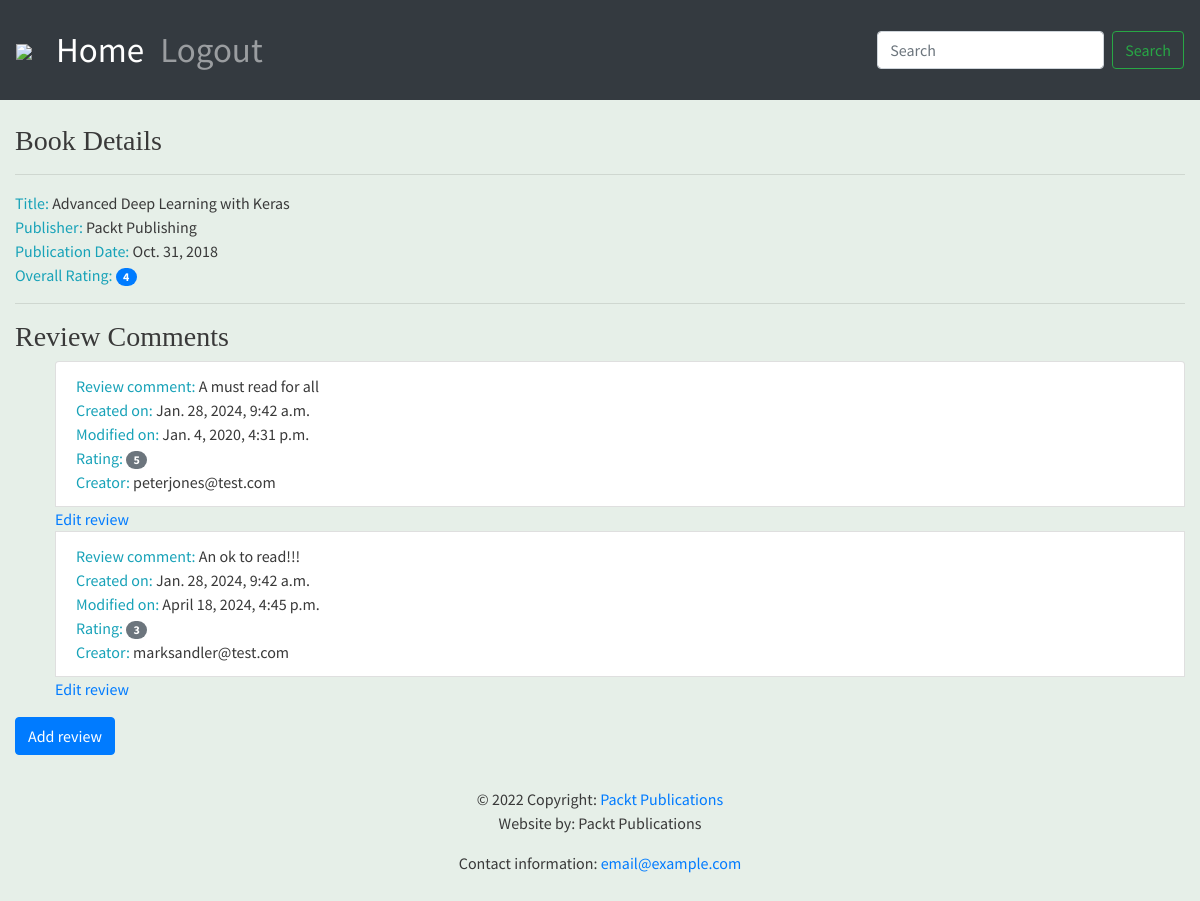
Page /books/1/ on the committed database.
### reviews/models.py (models this page shows, shortened)
class Book(models.Model):
    title = models.CharField(
        max_length=70,
        help_text='The title of the book')
    publication_date = models.DateField(
        verbose_name='Date the book was publised.')
    isbn = models.CharField(
        max_length=20,
        verbose_name='ISBN number of the book.')
    publisher = models.ForeignKey(Publisher, on_delete=models.CASCADE)
    contributors = models.ManyToManyField('Contributor', through='BookContributor')
    cover = models.ImageField(upload_to='book_covers/', null=True, blank=True)
    sample = models.FileField(upload_to='book_samples/', null=True, blank=True)

class Publisher(models.Model):
    name = models.CharField(
        max_length=50,
        help_text='The name of Publisher')
    website = models.URLField(
        help_text='The Publisher website')
    email = models.EmailField(
        help_text='The Publisher Email')
    def __str__(self):
        return self.name

class Review(models.Model):
    content = models.TextField(help_text='Review text.')
    rating = models.IntegerField(help_text='Rating the review has given.')
    date_created = models.DateTimeField(
        auto_now_add=True,
        help_text='Date and time the review was created.')
    date_edited = models.DateTimeField(
        null=True,
        help_text='Date and time the review was last edited.')
    creator = models.ForeignKey(auth.get_user_model(), on_delete=models.CASCADE)
    book = models.ForeignKey(Book, on_delete=models.CASCADE,
                             help_text='Book that this review is for.')

### reviews/views.py (the view)
# urls.py: path('books/<int:pk>/', views.book_detail, name='book_detail'),
def book_detail(request, pk):
    book = get_object_or_404(Book, pk=pk)
    reviews = book.review_set.all()
    if reviews:
        book_rating = average_rating([review.rating for review in reviews])
        context = {
            "book": book,
            "book_rating": book_rating,
            "reviews": reviews
        }
    else:
        context = {
            "book": book,
            "book_rating": None,
            "reviews": None
        }
    return render(request, "reviews/book_detail.html", context)

### reviews/utils.py (called while the page is built)
def average_rating(rating_list):
    if not rating_list:
        return 0
    return round(sum(rating_list) / len(rating_list))

### reviews/templates/reviews/book_detail.html
{% extends 'reviews/base.html' %}
{% block content %}
      <br>
      <h3>Book Details</h3>
      <hr>
      <span class="text-info">Title: </span> <span>{{ book.title }}</span>
      <br>
      <span class="text-info">Publisher: </span><span>{{ book.publisher }}</span>
      <br>
      <span class="text-info">Publication Date: </span><span>{{ book.publication_date }}</span>
      <br>
      {% if not reviews %}
            <hr>
            <h3>Be the first one to write a review.</h3>
      {% else %}
            <span class="text-info">Overall Rating: </span><span class="badge badge-primary badge-pill">{{ book_rating }}</span>
            <br>
            <hr>
            <h3>Review Comments</h3>
            <ul>
            {% for review in reviews %}
                  <li class="list-group-item">
                        <span class="text-info">Review comment: </span> <span>{{ review.content }}</span>
                        <br>
                        <span class="text-info">Created on: </span><span>{{ review.date_created }}</span>
                        <br>
                        <span class="text-info">Modified on: </span><span>{{ review.date_edited }}</span>
                        <br>
                        <span class="text-info">Rating: </span><span class="badge badge-secondary badge-pill">{{ review.rating }}</span>
                        <br>
                        <span class="text-info">Creator: </span><span>{{ review.creator.username }}</span>
                        <br>
                  </li>
                  <a type="submit" href="reviews/{{ review.id }}/">Edit review</a>
            {% endfor %}
            </ul>
      {% endif %}
       <p>
             <a class="btn btn-primary" type="submit" href="reviews/new/">Add review</a>
    </p>
{% endblock %}

### static/main.css (style rules this page uses)
body { font-family: 'Source Sans Pro', sans-serif; background-color: #e6efe8; color: #393939; }
h1, h2, h3, h4, h5, h6 { font-family: 'Libre Baskerville', serif; }

### rows in the picture
Book: title "Advanced Deep Learning with Keras", publisher "Packt Publishing", publication_date "Oct. 31, 2018"
Review: content "A must read for all", date_created "Jan. 28, 2024, 9:42 a.m.", date_edited "Jan. 4, 2020, 4:31 p.m.", rating "5", creator.username "peterjones@test.com"
Review: content "An ok to read!!!", date_created "Jan. 28, 2024, 9:42 a.m.", date_edited "April 18, 2024, 4:45 p.m.", rating "3", creator.username "marksandler@test.com"

### other values in the picture
{{ book_rating }} "4"
